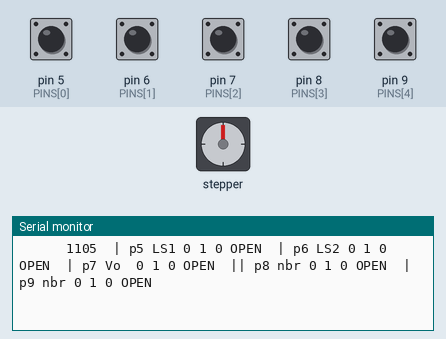
Simulated run of this sketch. Board: Arduino Uno, built for the host (arithmetic inside an expression is 32-bit, double 64-bit). Shown: stepper motor, the last lines printed to the serial monitor. Wiring (inferred from the names in the program): stepper motor driver (200 steps per turn assumed): step pin 2; direction pin 3; enable pin 4. The inputs (shaded band) are chosen by the test bench; at power-on: pin 5 (PINS[0]), pin 6 (PINS[1]), pin 7 (PINS[2]), pin 8 (PINS[3]), pin 9 (PINS[4]) HIGH.

Above: at 1.2 s.
1.3 s: pin 5 (PINS[0]) pulled LOW for 0.15 s
At 1.31 s:
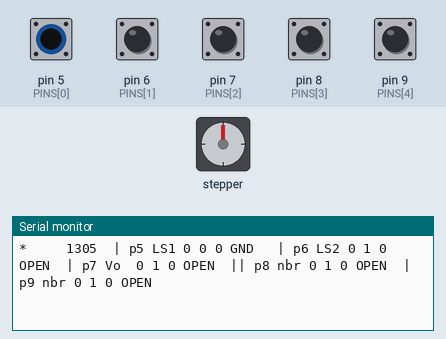
2.9 s: pin 6 (PINS[1]) pulled LOW for 0.15 s
At 2.91 s:
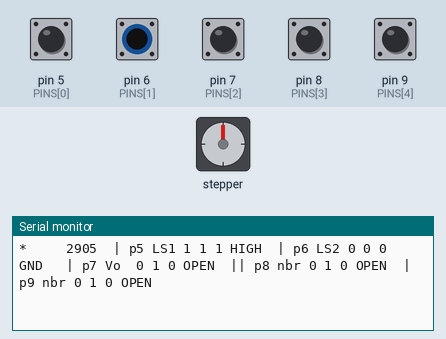
4.5 s: pin 7 (PINS[2]) pulled LOW for 0.15 s
At 4.51 s:
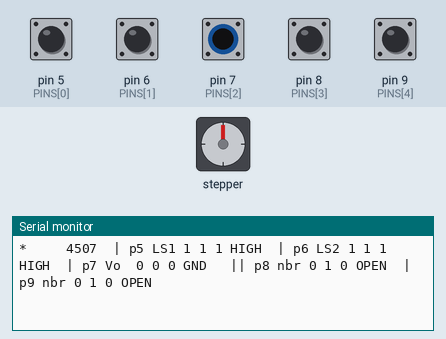
6.1 s: pin 8 (PINS[3]) pulled LOW for 0.15 s
At 6.11 s:
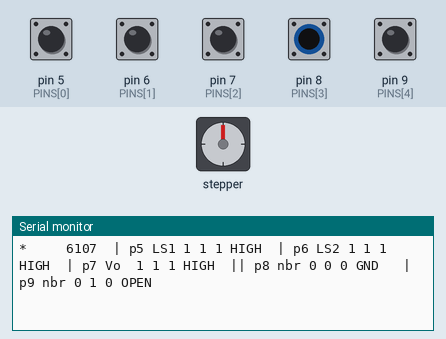
7.7 s: pin 9 (PINS[4]) pulled LOW for 0.15 s
At 7.71 s:
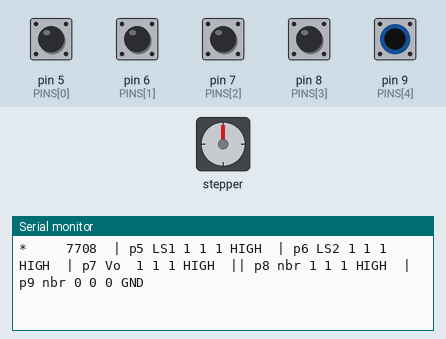
9.3 s: pin 5 (PINS[0]) pulled LOW for 1 s
At 9.32 s:
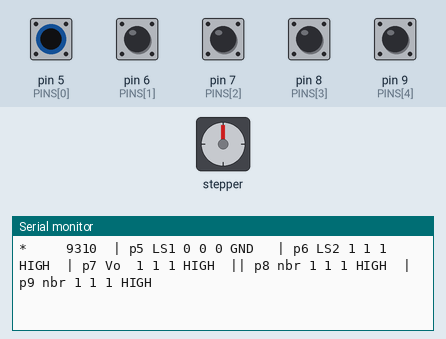

Measured:
- after the input at 1.3 s, the serial monitor: prints a new line at once (image 1)
- after the input at 2.9 s, the serial monitor: prints a new line at once (image 2)
- after the input at 4.5 s, the serial monitor: prints a new line at once (image 3)
- after the input at 6.1 s, the serial monitor: prints a new line at once (image 4)
- after the input at 7.7 s, the serial monitor: prints a new line at once (image 5)
- after the input at 9.3 s, the serial monitor: prints a new line at once (image 6)

The sketch:

limits_diag.ino
```cpp
// limits_diag: raw level check of the stage sensor inputs, for the validator bench (Teensy 3.5).
// Motion is impossible: EN (pin 4) is held HIGH (TMC2209 outputs off), STEP/DIR held LOW, the UART is never started.
// Every 100 ms it reads Teensy pins 5 (LS1), 6 (LS2), 7 (Vo) and the neighbours 8, 9 three ways:
//   F = no pull (a floating pin reads at random), U = internal pull-up, D = internal pull-down.
// and names what the pin is attached to:
//   OPEN = U1 D0: nothing drives it (switch open, wire open, or phototransistor dark/blocked)
//   GND  = U0 D0: tied to ground (switch closed to GND, or phototransistor lit with the slot clear)
//   HIGH = U1 D1: something drives it high (5 V/Vcc on that wire, or the stage GND back-fed through the LED)
//   ODD  = U0 D1: should not happen; re-seat the wire
// '*' marks a line where any pin's state changed. Open the Serial Monitor (any baud). Re-flash stepper_validator after.

const uint8_t EN_PIN = 4, STEP_PIN = 2, DIR_PIN = 3;
const uint8_t PINS[] = {5, 6, 7, 8, 9};
const char *const NAMES[] = {"p5 LS1", "p6 LS2", "p7 Vo ", "p8 nbr", "p9 nbr"};
const uint8_t N = sizeof PINS;
uint8_t lastState[N];
uint32_t lines = 0;

static void setAll(uint8_t mode) { for (uint8_t i = 0; i < N; i++) pinMode(PINS[i], mode); }
static void readAll(uint8_t *out) {
  delayMicroseconds(500);                       // settle: ~33 kOhm into a couple of metres of cable is a few tens of us
  for (uint8_t i = 0; i < N; i++) out[i] = digitalRead(PINS[i]);
}
static uint8_t classify(uint8_t u, uint8_t d) { return u ? (d ? 2 : 0) : (d ? 3 : 1); }   // 0 OPEN 1 GND 2 HIGH 3 ODD
static const char *const STATE[] = {"OPEN", "GND ", "HIGH", "ODD "};

void setup() {
  pinMode(EN_PIN, OUTPUT); digitalWrite(EN_PIN, HIGH);   // driver outputs off, first
  pinMode(STEP_PIN, OUTPUT); digitalWrite(STEP_PIN, LOW);
  pinMode(DIR_PIN, OUTPUT); digitalWrite(DIR_PIN, LOW);
  setAll(INPUT_PULLUP);
  for (uint8_t i = 0; i < N; i++) lastState[i] = 255;
  Serial.begin(115200);
  while (!Serial && millis() < 4000) {}
  Serial.println("limits_diag: EN held HIGH, no motion possible. OPEN=U1D0 GND=U0D0 HIGH=U1D1. '*' = a state changed.");
}

void loop() {
  static uint32_t next = 0;
  if ((int32_t)(millis() - next) < 0) return;
  next = millis() + 100;
  uint8_t f[N], u[N], d[N];
  setAll(INPUT);          readAll(f);
  setAll(INPUT_PULLDOWN); readAll(d);
  setAll(INPUT_PULLUP);   readAll(u);           // end on pull-up, as the validator firmware runs them
  bool changed = false;
  uint8_t st[N];
  for (uint8_t i = 0; i < N; i++) { st[i] = classify(u[i], d[i]); if (st[i] != lastState[i]) changed = true; lastState[i] = st[i]; }
  if (lines++ % 20 == 0) Serial.println("     t_ms   pin    F U D state | ...");
  Serial.print(changed ? '*' : ' ');
  char t[12]; snprintf(t, sizeof t, "%9lu", (unsigned long)millis()); Serial.print(t);
  for (uint8_t i = 0; i < N; i++) {
    Serial.print(i == 3 ? "  || " : "  | ");
    Serial.print(NAMES[i]); Serial.print(' ');
    Serial.print(f[i]); Serial.print(' '); Serial.print(u[i]); Serial.print(' '); Serial.print(d[i]); Serial.print(' ');
    Serial.print(STATE[st[i]]);
  }
  Serial.println();
}
```
